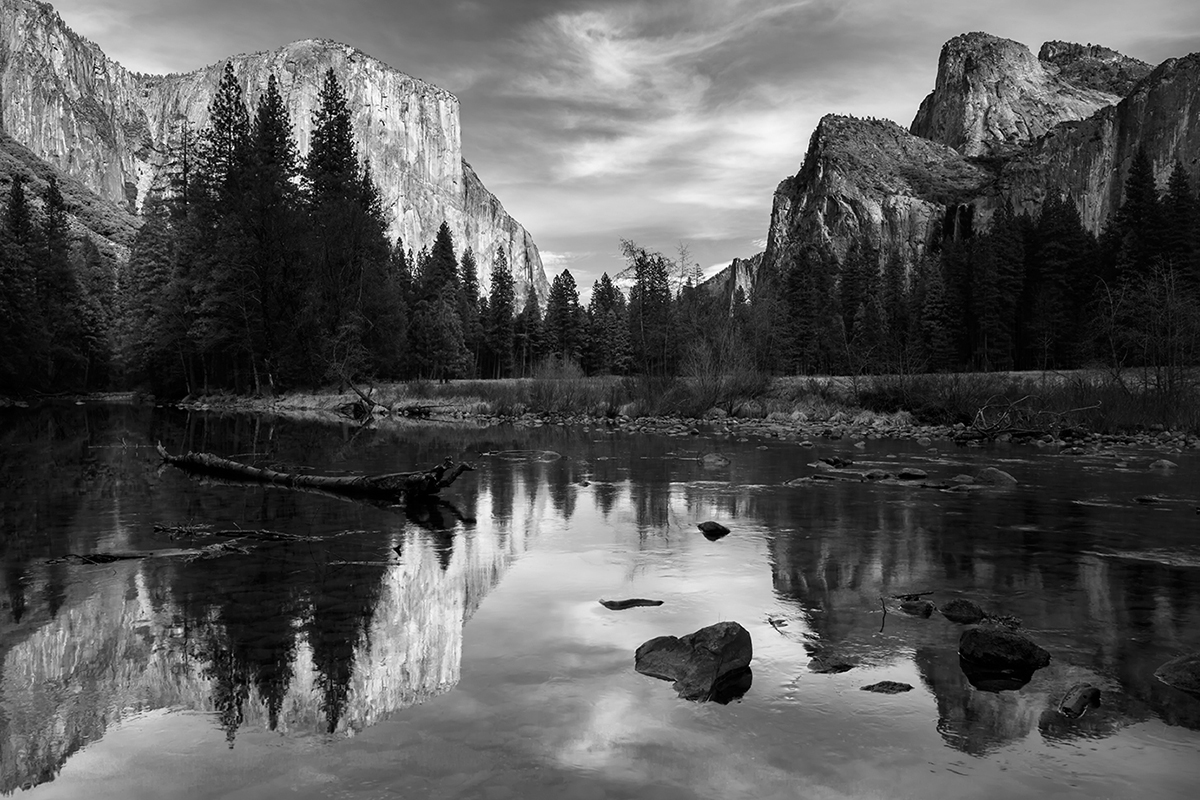
#> input picture images/stolen_images/stolen_image_0.jpg, 1200 x 800 px, found by its file name; its folder holds 4 pictures in this run
$ jupyter execute --allow-errors Master_Gen.ipynb
#> lines starting #> are read from the running program, lines starting #| are printed output that depends on the picture
#> further down, og_img is the input picture: shape (800, 1200); min 0, max 255, mean 87.5
#> the loop `for k in random_points:` made 65536 passes
#> after the loop `for k in random_points:`:
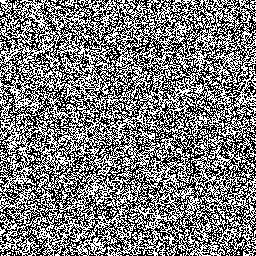
#> master_img: shape (256, 256, 1); 48.6% white in thin lines or dots
#> after the loop `for k in random_points:`: i = 256; j = 0
#> pass 3 of the loop `for cnt in range(0, 7):`:
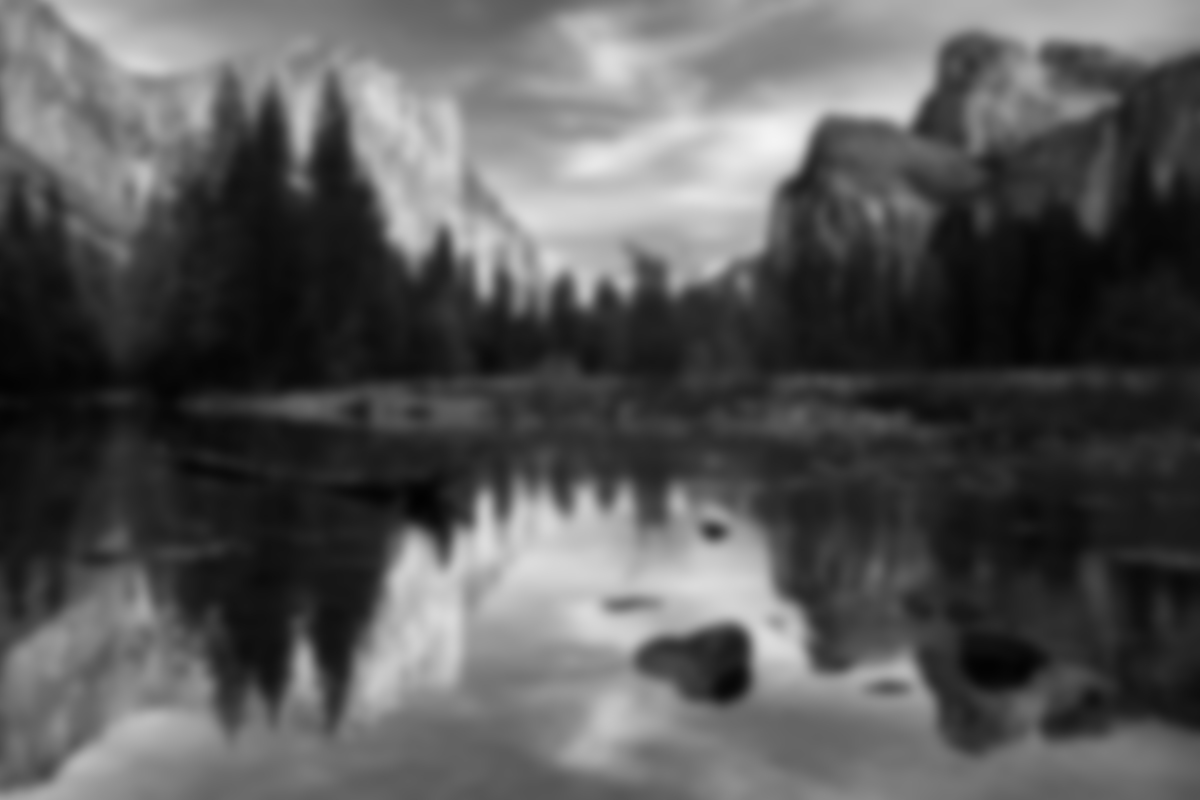
#> input picture images/stolen_images/stolen_image_2.jpg, 1200 x 800 px, found by its file name
#> og_img is the input picture: shape (800, 1200); min 2, max 244, mean 87.4
#> after the loop `for k in random_points:`:
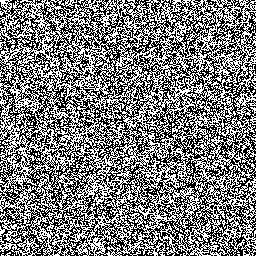
#> master_img: shape (256, 256, 1); 48.9% white in thin lines or dots
[cell 1]
# Including OpenCV and Library
import cv2
import random
import numpy as np

[cell 2]
# Initialising the width and height of the original image and the watermark
IMG_WIDTH = 1200
IMG_HEIGHT = 800
WATERMARK_WIDTH = 256
WATERMARK_HEIGHT = 256

[cell 3]
# Total size of the original image and the watermark
IMG_SIZE = IMG_HEIGHT * IMG_WIDTH
WATERMARK_SIZE = WATERMARK_HEIGHT * WATERMARK_WIDTH

[cell 4]
# Key and the thresh
KEY = 1001
THRESH = 75

[cell 5]
# Calculating the mean value of a particular and all its possible (at max 8) neighbors
def mean_neighbour(img, x, y):
    val = 0
    num = 0
    i = x
    j = y
    if i >= 0 and i < IMG_HEIGHT and j >= 0 and j < IMG_WIDTH:
        val += img[i, j]
        num += 1
    i = x + 1
    j = y + 1
    if i >= 0 and i < IMG_HEIGHT and j >= 0 and j < IMG_WIDTH:
        val += img[i, j]
        num += 1
    i = x - 1
    j = y - 1
    if i >= 0 and i < IMG_HEIGHT and j >= 0 and j < IMG_WIDTH:
        val += img[i, j]
        num += 1
    i = x + 1
    j = y
    if i >= 0 and i < IMG_HEIGHT and j >= 0 and j < IMG_WIDTH:
        val += img[i, j]
        num += 1
    i = x
    j = y + 1
    if i >= 0 and i < IMG_HEIGHT and j >= 0 and j < IMG_WIDTH:
        val += img[i, j]
        num += 1
    i = x + 1
    j = y - 1
    if i >= 0 and i < IMG_HEIGHT and j >= 0 and j < IMG_WIDTH:
        val += img[i, j]
        num += 1
    i = x - 1
    j = y + 1
    if i >= 0 and i < IMG_HEIGHT and j >= 0 and j < IMG_WIDTH:
        val += img[i, j]
        num += 1
    i = x - 1
    j = y
    if i >= 0 and i < IMG_HEIGHT and j >= 0 and j < IMG_WIDTH:
        val += img[i, j]
        num += 1
    i = x
    j = y - 1
    if i >= 0 and i < IMG_HEIGHT and j >= 0 and j < IMG_WIDTH:
        val += img[i, j]
        num += 1

    return val/float(num)

[cell 6]
# Taking random points out of the total sample
random.seed(a=KEY)
random_points = random.sample(range(IMG_SIZE), WATERMARK_SIZE)

#> (a cell that did not finish here is left out)
